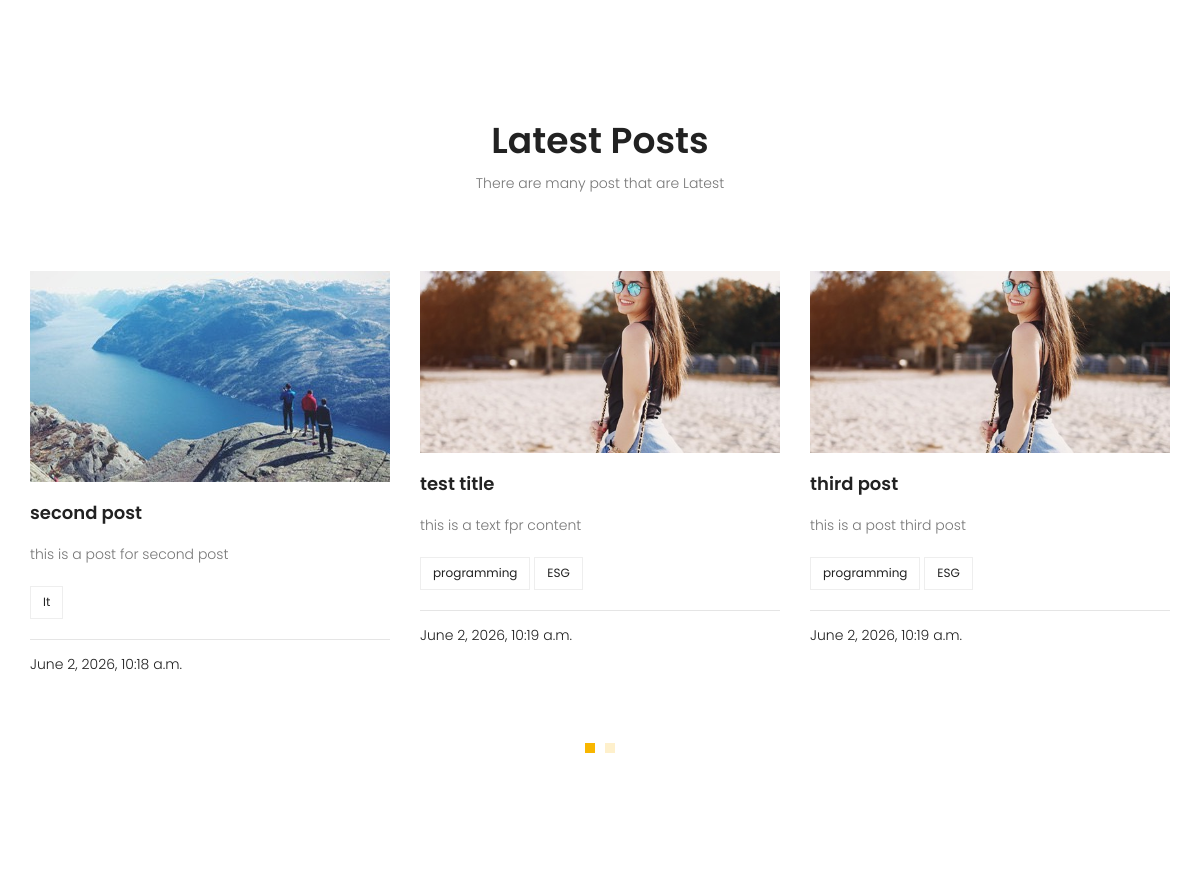
The app's page / (middle part), older data.
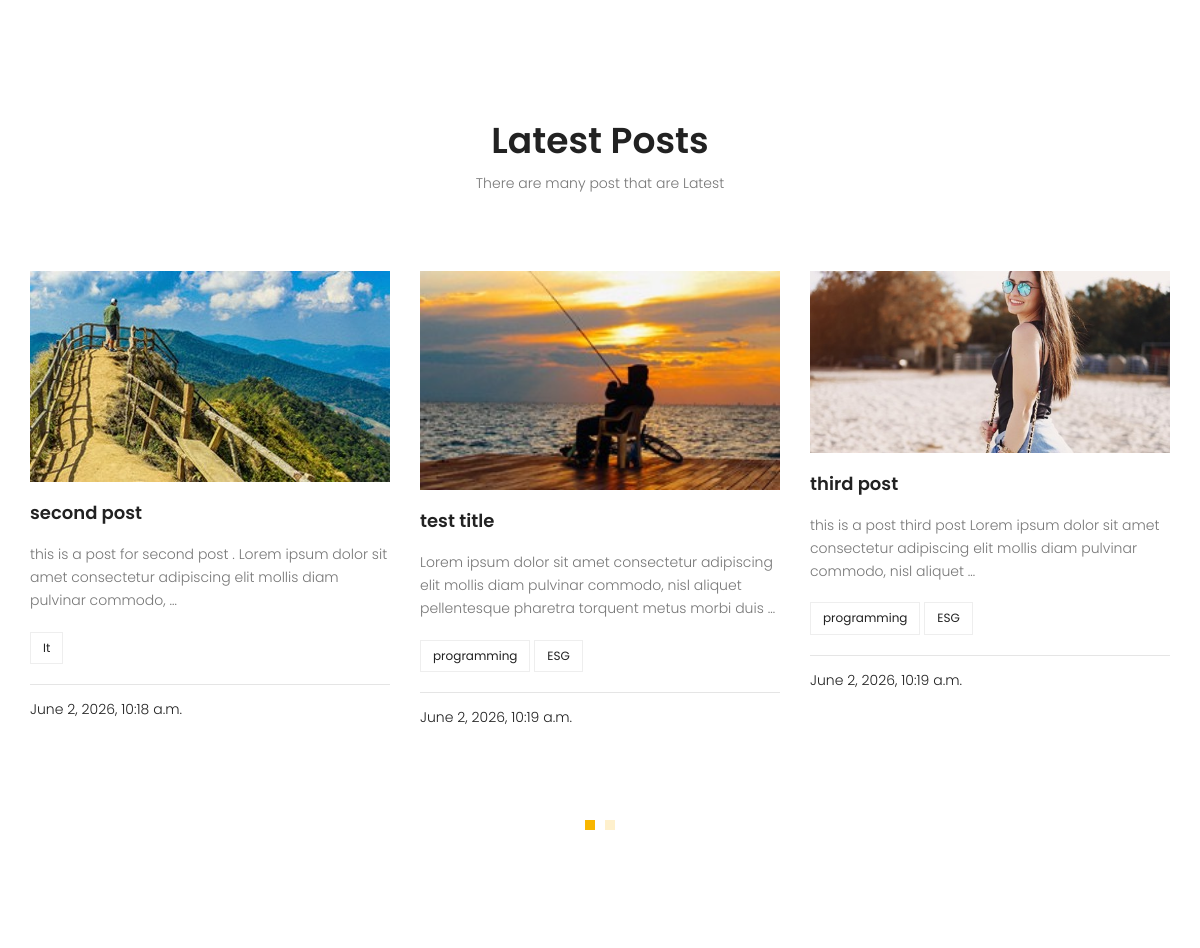
The same page, newer data.
### blog/models.py (models this page shows, shortened)
class Post(models.Model):
    image = models.ImageField(upload_to='blog/', default='blog/default.jpg')
    author = models.ForeignKey(User, on_delete=models.SET_NULL, null=True)
    title = models.CharField(max_length=255)
    content = models.TextField()
    category = models.ManyToManyField(Category)
    counted_view = models.IntegerField(default=0)
    status = models.BooleanField(default=False)
    published_date = models.DateTimeField(null=True)
    created_date = models.DateTimeField(auto_now_add=True)
    update_date = models.DateTimeField(auto_now=True)
    class Meta:
        ordering = ['-created_date']

### website/views.py (the view)
# urls.py: path('', views.index, name='home'),
def index(request):
    posts = Post.objects.filter(status=1)
    context = {'posts': posts}
    return render(request, 'website/index.html', context)

### website/templatetags/website_tags.py (called while the page is built)
@register.inclusion_tag('website/website-latestposts.html')
def latestposts(arg=6):
    posts = Post.objects.filter(status=1).order_by('published_date')[:arg]
    return {'posts':posts}

### templates/website/index.html (shortened to what this page needs)
{% extends "base.html" %} {% load static %}
{% load website_tags %}
{% block content %}
{% latestposts %}
{% endblock %}

### templates/website/website-latestposts.html
{% load static %}
<section class="recent-blog-area section-gap">
  <div class="container">
    <div class="row d-flex justify-content-center">
      <div class="menu-content pb-60 col-lg-9">
        <div class="title text-center">
          <h1 class="mb-10">Latest Posts</h1>
          <p>
            There are many post that are Latest
          </p>
        </div>
      </div>
    </div>
    <div class="row">
      <div class="active-recent-blog-carusel">
        {% for post in posts %}
        <div class="single-recent-blog-post item">
          <div class="thumb">
            <a href="{% url 'blog:single' pid=post.id %}"><img class="img-fluid" src="{{ post.image.url }}" alt="" /></a>
          </div>
          <div class="details">
            <a href="{% url 'blog:single' pid=post.id %}"><h4 class="title">{{ post.title }}</h4></a>
            {{ post.content|truncatewords:20 }}
            <div class="tags">
              <ul>
                {% for cat in post.category.all %}
                <li><a href="{% url 'blog:category' cat_name=cat.name %}">{{ cat.name }}</a></li>
                {% endfor %}
              </ul>
            </div>
            <hr>
            <h6 class="date">{{ post.published_date }}</h6>
          </div>
        </div>
        {% endfor %}
      </div>
    </div>
  </div>
</section>

Row changes from the older to the newer data that the page shows:
changed Post "second post": image: a different picture; content "this is a post for second post" → "this is a post for second post . Lorem ipsum dolor sit amet consectetur adipiscing elit mollis diam pulvinar commodo, …"
changed Post "test title": image: picture added in place of a placeholder; content "this is a text fpr content" → "Lorem ipsum dolor sit amet consectetur adipiscing elit mollis diam pulvinar commodo, nisl aliquet pellentesque pharetra torquent metus morbi duis …"
changed Post "third post": content "this is a post third post" → "this is a post third post Lorem ipsum dolor sit amet consectetur adipiscing elit mollis diam pulvinar commodo, nisl aliquet …"
